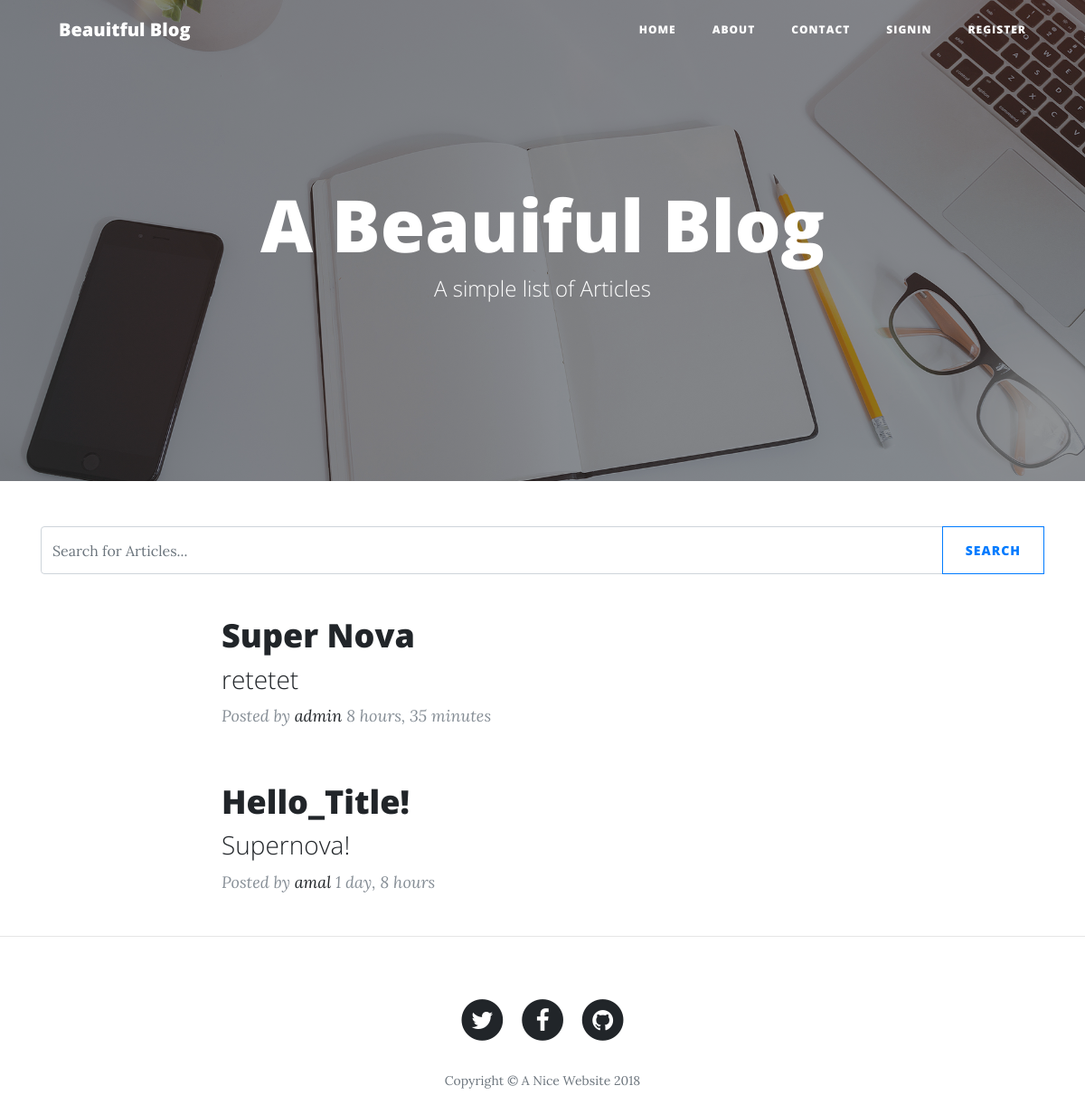
The app's page /main/home/ with its own data.
### main/models.py (models this page shows, shortened)
class Article(models.Model):
	title = models.CharField(max_length=100)
	content = models.TextField()
	image = models.ImageField(null=True)
	created = models.DateTimeField(auto_now_add=True)
	author = models.ForeignKey(User, on_delete=models.CASCADE)
	sub_heading = models.CharField(max_length=200)
	publish_date = models.DateField(auto_now=True)
	is_currentuser = models.BooleanField(default=False)

### main/views.py (the view, shortened to what this page needs)
# urls.py: path('home/', views.home, name='home'),
def home(request):
	object_list = Article.objects.all().order_by('-publish_date')
	query = request.GET.get('search')
	context = {
	"object_list": object_list,
	}
	return render(request, 'home.html', context)

### main/templates/home.html (shortened to what this page needs)
{% load static %}
{% load crispy_forms_tags %}
<!DOCTYPE html>
<html lang="en">
  <head>
    <link href="{% static 'vendor/bootstrap/css/bootstrap.min.css' %}" rel="stylesheet">
    <link href="{% static 'vendor/font-awesome/css/font-awesome.min.css' %}" rel="stylesheet" type="text/css">
    <link href="{% static 'css/clean-blog.min.css' %}" rel="stylesheet">
  </head>
{% include 'navbar.html' %}
  <body>
<div class="container">
  <div>
  <form action="{% url 'home' %}" method="GET">
    <div class="input-group mb-3">
          <input type="text" name="search" placeholder="Search for Articles..." class="form-control" value="{{request.GET.search}}">
      <div class="input-group-append">
        <input type="submit" class="btn btn-outline-primary" value="Search" >
      </div>
    </div>
  </form>
  </div>
      {% for object in object_list %}
    <div class="container">
      <div class="row">
        <div class="col-lg-8 col-md-10 mx-auto">
          <div class="post-preview">
            <a href="{% url 'detail' article_id=object.id %}">
              <h2 class="post-title">
                {{object.title}}
              </h2>
              <h3 class="post-subtitle">
                {{object.sub_heading}}
              </h3>
            </a>
            <p class="post-meta">Posted by
              <a href="{% url 'detail' article_id=object.id %}">{{object.author}}</a>
              {{object.publish_date|timesince}}
              </p>
            </div>
          </div>
        </div>
      </div>
           {% endfor %}
          </div>
    <hr>
</body>
{% include 'footer.html' %}
</html>

### main/templates/navbar.html (shortened to what this page needs)
    <nav class="navbar navbar-expand-lg navbar-light fixed-top" id="mainNav">
      <div class="container">
        <a class="navbar-brand" href="{% url 'home' %}">Beauitful Blog</a>
        <div class="collapse navbar-collapse" id="navbarResponsive">
          <ul class="navbar-nav ml-auto">
            <li class="nav-item">
              <a class="nav-link" href="{% url 'home' %}">Home</a>
            </li>
            <li class="nav-item">
              <a class="nav-link" href="{% url 'about' %}">About</a>
            </li>
             <li class="nav-item">
              <a class="nav-link" href="{% url 'contact' %}">Contact</a>
            </li>
                  {% if request.user.is_authenticated %}
            <li class="nav-item">
              <a class="nav-link" href="{% url 'logout' %}">Logout</a>
            </li>
            {% else %}
            <li class="nav-item">
              <a class="nav-link" href="{% url 'signin' %}">Signin</a>
            </li>
            <li class="nav-item">
              <a class="nav-link" href="{% url 'register' %}">Register</a>
            </li>
                  {% endif %}
          </ul>
        </div>
      </div>
    </nav>
  {% if request.get_full_path != "/main/home/" %}
        {% if instance.image %}
      <header class="masthead" >
        <div class="overlay" >
          <img src="{{instance.image.url}}" alt="Card image cap" height="570" width="1140" />
        </div>
              <div class="container">
                <div class="row">
                  <div class="col-lg-8 col-md-10 mx-auto">
                    <div class="post-heading">
                      <h1>{{instance.title}}</h1>
                      <h2 class="subheading">{{instance.sub_heading}}</h2>
                      <span class="meta">Posted by
                        <a href="#">{{instancs.author}}</a>
                        on {{instance.created}}</span>
                    </div>
                  </div>
                </div>
                </div>
            </header>
        {% else %}
  {% endif %}
  {% elif request.get_full_path != "/main/contact/"%}
    <header class="masthead" style="background-image: url('/static/img/home-bg.jpg')">
      <div class="overlay"></div>
      <div class="container">
        <div class="row">
          <div class="col-lg-8 col-md-10 mx-auto">
            <div class="site-heading">
              <h1>A Beauiful Blog</h1>
              <span class="subheading">A simple list of Articles</span>
            </div>
          </div>
        </div>
      </div>
    </header>
  {% endif %}

### main/templates/footer.html
    <footer>
      <div class="container">
        <div class="row">
          <div class="col-lg-8 col-md-10 mx-auto">
            <ul class="list-inline text-center">
              <li class="list-inline-item">
                <a href="#">
                  <span class="fa-stack fa-lg">
                    <i class="fa fa-circle fa-stack-2x"></i>
                    <i class="fa fa-twitter fa-stack-1x fa-inverse"></i>
                  </span>
                </a>
              </li>
              <li class="list-inline-item">
                <a href="#">
                  <span class="fa-stack fa-lg">
                    <i class="fa fa-circle fa-stack-2x"></i>
                    <i class="fa fa-facebook fa-stack-1x fa-inverse"></i>
                  </span>
                </a>
              </li>
              <li class="list-inline-item">
                <a href="#">
                  <span class="fa-stack fa-lg">
                    <i class="fa fa-circle fa-stack-2x"></i>
                    <i class="fa fa-github fa-stack-1x fa-inverse"></i>
                  </span>
                </a>
              </li>
            </ul>
            <p class="copyright text-muted">Copyright &copy; A Nice Website 2018</p>
          </div>
        </div>
      </div>
    </footer>

### records on screen
Article: title "Super Nova", sub_heading "retetet", author "admin", publish_date "8 hours, 35 minutes"
Article: title "Hello_Title!", sub_heading "Supernova!", author "amal", publish_date "1 day, 8 hours"
